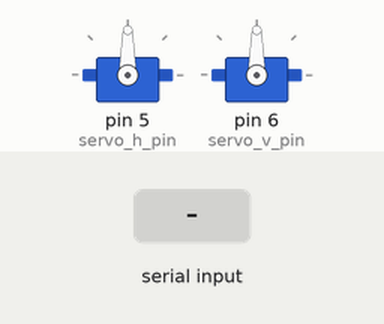
Simulated run of this sketch. Board: Arduino Uno, built with avr-gcc and run on an emulated ATmega328P. Shown: 2 × servo. The test bench sets the inputs (shaded band). What the sketch prints to the serial monitor is not drawn.

Above: at 1.2 s.
1.3 s: byte 30 received over Serial
At 2.4 s:
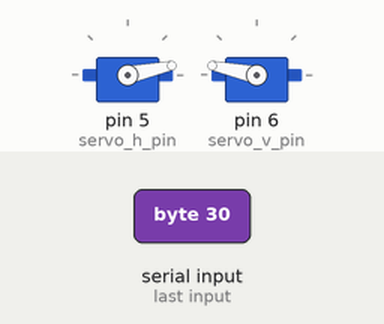
3.0 s: byte 90 received over Serial
At 3.8 s:
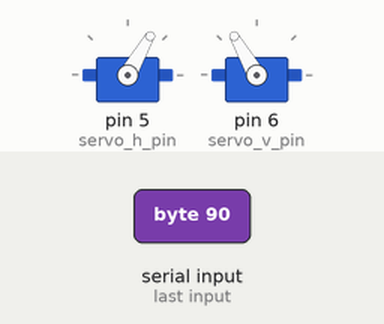
4.6 s: byte 120 received over Serial
At 5.8 s:
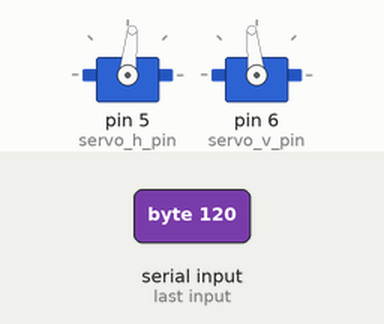
Timing chart, 0 to 7.6 s (numbered marks = the images above; inputs shaded):
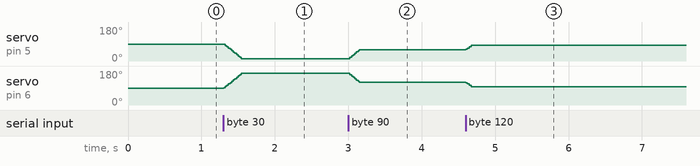

Measured:
- after the input at 1.3 s, servo on pin 5 (servo_h_pin): moves from 90° to 12° over 0.24 s, starting at once; servo on pin 6 (servo_v_pin): moves from 90° to 168° over 0.24 s, starting at once
- after the input at 3.0 s, servo on pin 5 (servo_h_pin): 12° → 60° at once; servo on pin 6 (servo_v_pin): 168° → 120° at once
- after the input at 4.6 s, servo on pin 5 (servo_h_pin): 60° → 84° at once; servo on pin 6 (servo_v_pin): 120° → 96° at once

The sketch:

servo.ino
```cpp
#include <Servo.h>

int STATE;
int READ = 0;
int MOVE = 1;
int WRITE = 2;

Servo servo_h;
Servo servo_v;
int servo_h_pin = 5;
int servo_v_pin = 6;

int x;
int y;

int x_curr;
int y_curr;
int x_next;
int y_next;

void setup()
{
 STATE = READ;
 x = 0;
 y = 0;
 servo_h.attach(servo_h_pin);
 servo_v.attach(servo_v_pin);
 pinMode(servo_h_pin, OUTPUT);
 pinMode(servo_v_pin, OUTPUT);

 Serial.begin(9600);
}

void loop()
{
 if(STATE == READ){
   if(Serial.available() > 0){
     int inByte = Serial.read();
     x = inByte >> 4;
     y = inByte & 15;

     x_curr = servo_h.read();
     y_curr = servo_v.read();
     x_next = map(x, 0, 15, 0, 180);
     y_next = map(y, 0, 15, 0, 180);

     STATE = MOVE;

     //servo_h.write(x_pos);
     //servo_v.write(y_pos);
     //while((servo_h  .read() != x_pos) || (servo_v.read() != y_pos)) ;
     //Serial.write(55);
   }
 }

 if(STATE == MOVE){
   if(x_next < x_curr) x_curr--;
   else if(x_next > x_curr) x_curr++;
   if(y_next < y_curr) y_curr--;
   else if(y_next > y_curr) y_curr++;
   servo_h.write(x_curr);
   servo_v.write(y_curr);
   delay(3);
   if((x_curr == x_next) && (y_curr == y_next)) STATE = WRITE;
 }

 if(STATE == WRITE){
   Serial.write(55);
   STATE = READ;
 }
}
```
